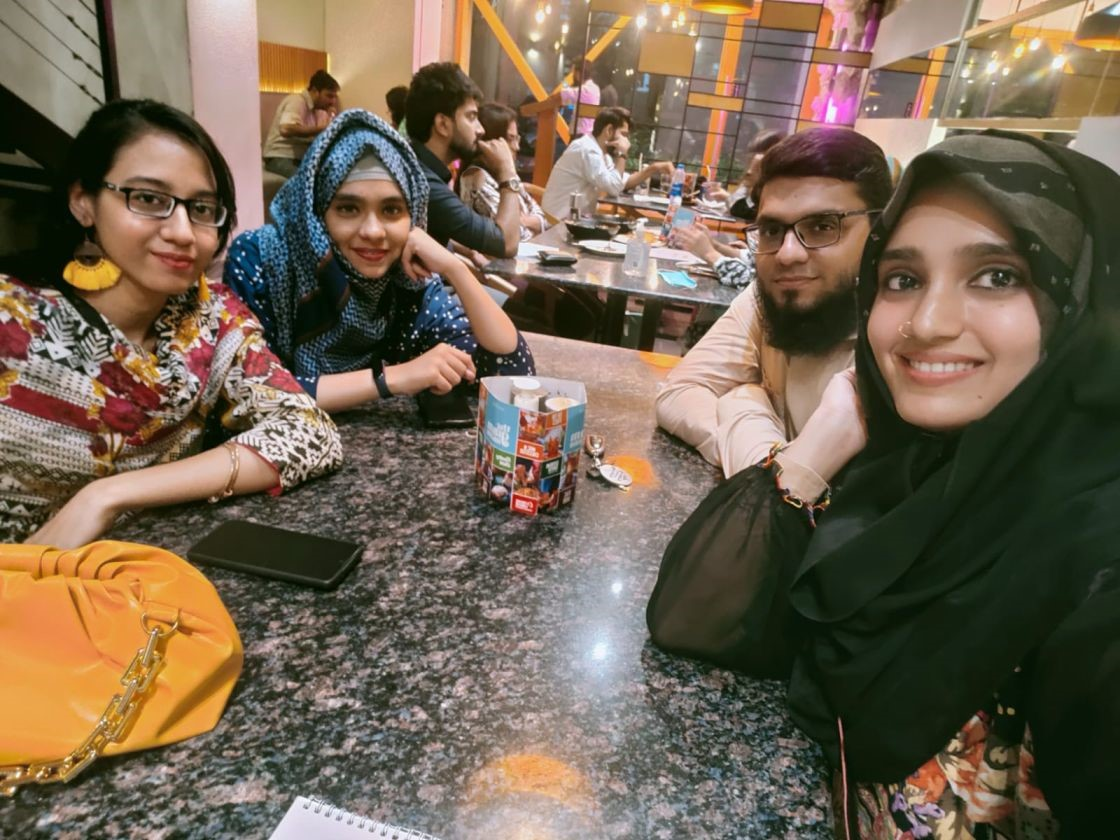
#> input picture Assignment 2 - Face Recognition/Images/IMG-20220601-WA0022.jpg, 1120 x 840 px
$ python faceDetection.py
#> lines starting #> are read from the running program, lines starting #| are printed output that depends on the picture
import cv2
import os

#load image
image = cv2.imread('./Images/IMG-20220601-WA0022.jpg')
#> image is the input picture: shape (840, 1120, 3); mean B, G, R 81.7, 100.3, 115.8

#load face detection model
face_cascade = cv2.CascadeClassifier(cv2.data.haarcascades + 'haarcascade_frontalface_default.xml')

#face detection
gray = cv2.cvtColor(image, cv2.COLOR_BGR2GRAY)
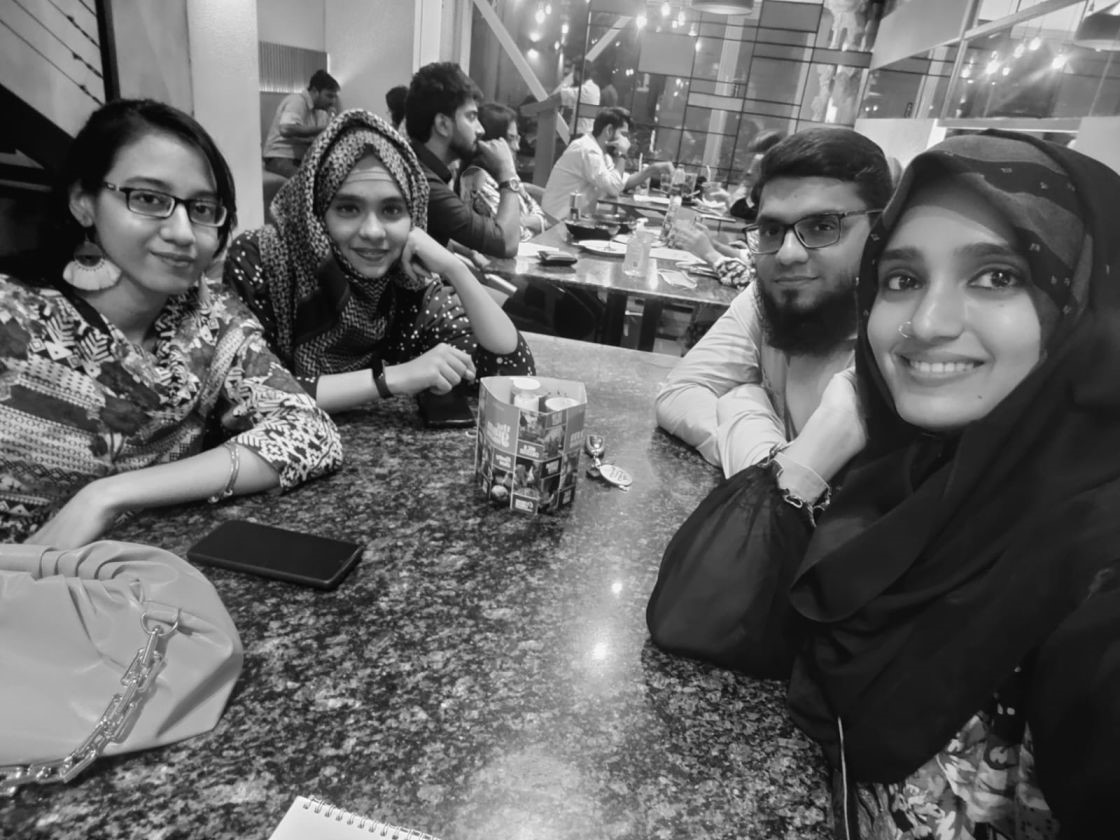
#> gray: shape (840, 1120); min 2, max 254, mean 102.8
faces = face_cascade.detectMultiScale(gray, scaleFactor=1.3, minNeighbors=5, minSize=(30, 30))
#> faces = [[314, 168, 115, 115], [721, 173, 147, 147], [85, 140, 167, 167], [836, 198, 218, 218]]

# Create a directory for saving detected faces
output_dir = 'Output/detected_faces'
os.makedirs(output_dir, exist_ok=True)

#extract saved faces
for i, (x, y, w, h) in enumerate(faces):
    face = image[y:y+h, x:x+w]
    face_filename = os.path.join(output_dir, f'face_{i}.jpg')
    cv2.imwrite(face_filename, face)
#> this loop made 4 passes
#> pass 1, `face = image[y:y+h, x:x+w]`:
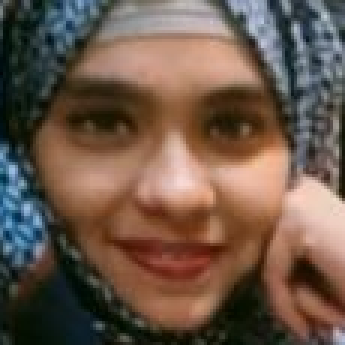
#> face: shape (115, 115, 3) (shown 3 times larger); mean B, G, R 73.4, 87, 107.4
#> pass 2, `face = image[y:y+h, x:x+w]`:
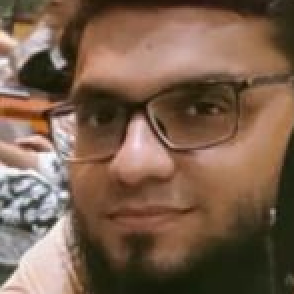
#> face: shape (147, 147, 3) (shown 2 times larger); mean B, G, R 76.9, 95.8, 122.5
#> pass 3, `face = image[y:y+h, x:x+w]`:
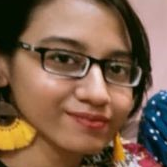
#> face: shape (167, 167, 3); mean B, G, R 76.6, 97.6, 128

print(str(len(faces)) + " faces detected and saved in folder './Output/detected_faces")
#| 4 faces detected and saved in folder './Output/detected_faces

$ run again, with Assignment 2 - Face Recognition/Images/IMG-20220327-WA0011.jpg copied over Assignment 2 - Face Recognition/Images/IMG-20220601-WA0022.jpg
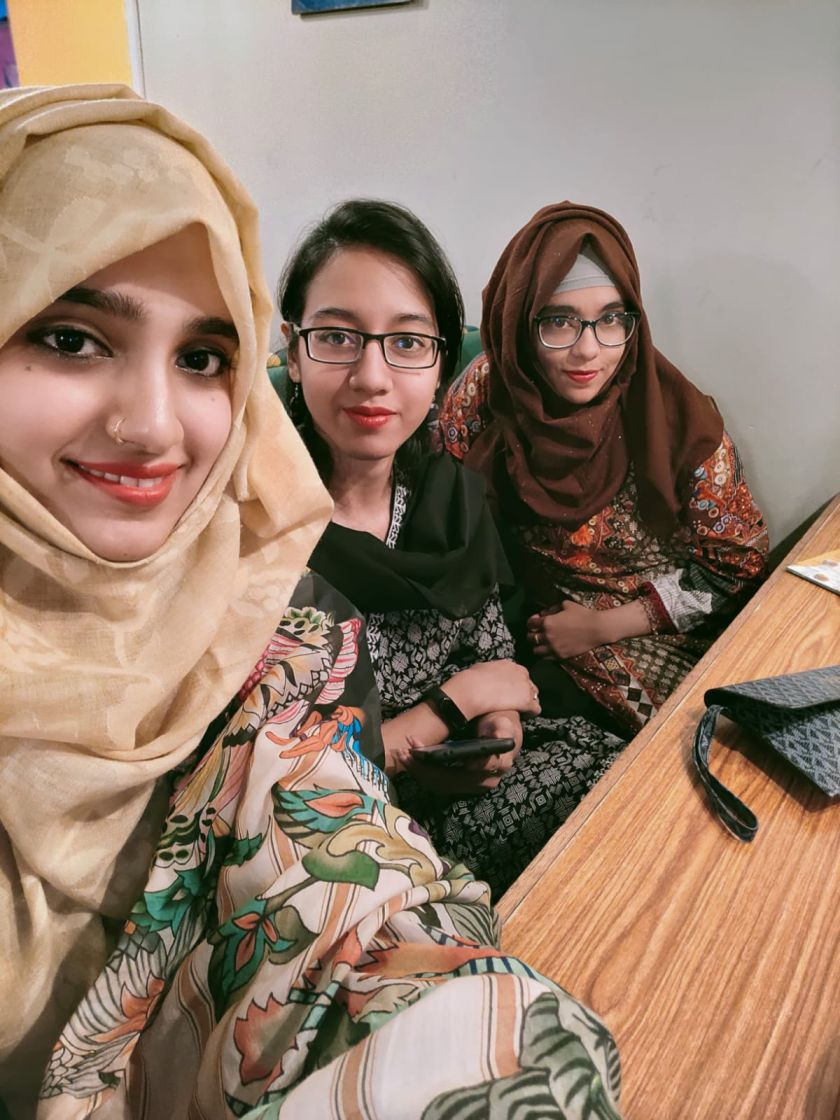
#> input picture Assignment 2 - Face Recognition/Images/IMG-20220327-WA0011.jpg, 840 x 1120 px
#> image is the input picture: shape (1120, 840, 3); mean B, G, R 109.9, 127.6, 151.4
#> `gray = cv2.cvtColor(image, cv2.COLOR_BGR2GRAY)`:
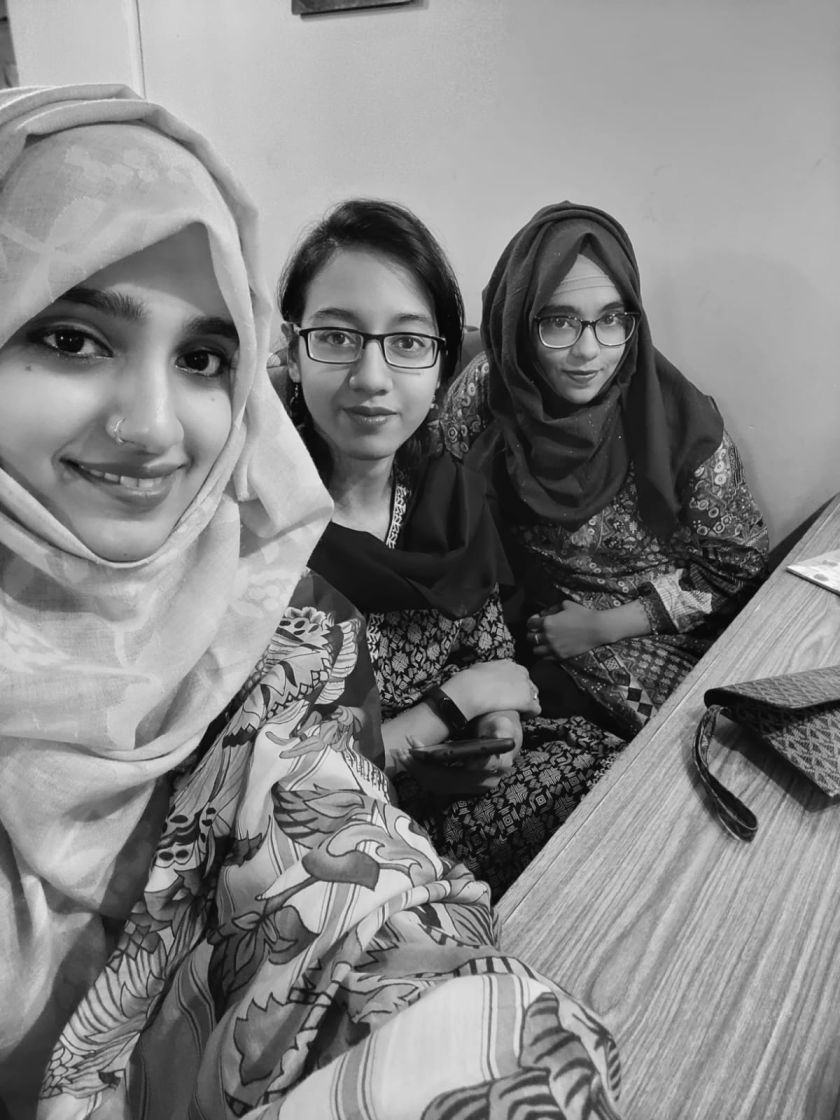
#> gray: shape (1120, 840); min 0, max 255, mean 132.7
#> faces = [[526, 278, 116, 116], [275, 268, 186, 186]]
#> the loop `for i, (x, y, w, h) in enumerate(faces):` made 2 passes
#> pass 2, `face = image[y:y+h, x:x+w]`:
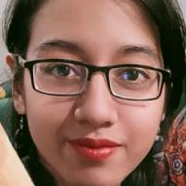
#> face: shape (186, 186, 3); mean B, G, R 85.5, 98.7, 132.3
#| 2 faces detected and saved in folder './Output/detected_faces

$ run again, with Assignment 2 - Face Recognition/Images/IMG-20220601-WA0023.jpg copied over Assignment 2 - Face Recognition/Images/IMG-20220601-WA0022.jpg
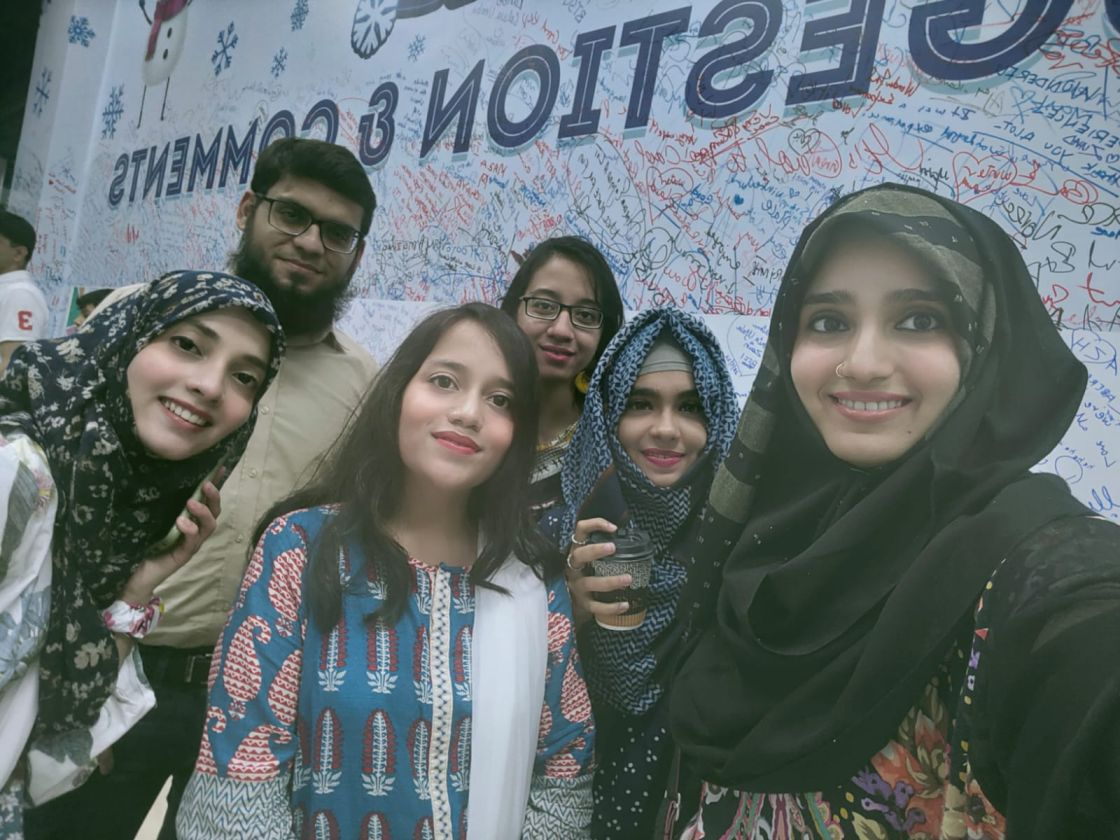
#> input picture Assignment 2 - Face Recognition/Images/IMG-20220601-WA0023.jpg, 1120 x 840 px
#> image is the input picture: shape (840, 1120, 3); mean B, G, R 111.4, 110.3, 100.4
#> faces = [[505, 266, 112, 112], [244, 172, 136, 136], [603, 363, 120, 120], [391, 329, 151, 151], [762, 240, 216, 216]]
#> the loop `for i, (x, y, w, h) in enumerate(faces):` made 5 passes
#> pass 1, `face = image[y:y+h, x:x+w]`:
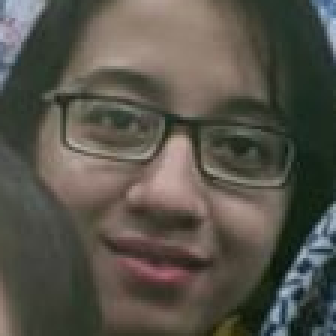
#> face: shape (112, 112, 3) (shown 3 times larger); mean B, G, R 74.5, 83.5, 86.7
#> pass 3, `face = image[y:y+h, x:x+w]`:
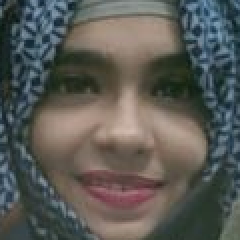
#> face: shape (120, 120, 3) (shown 2 times larger); mean B, G, R 85.6, 90.3, 90.3
#| 5 faces detected and saved in folder './Output/detected_faces

$ run again, with Assignment 2 - Face Recognition/Images/IMG-20220601-WA0026.jpg copied over Assignment 2 - Face Recognition/Images/IMG-20220601-WA0022.jpg
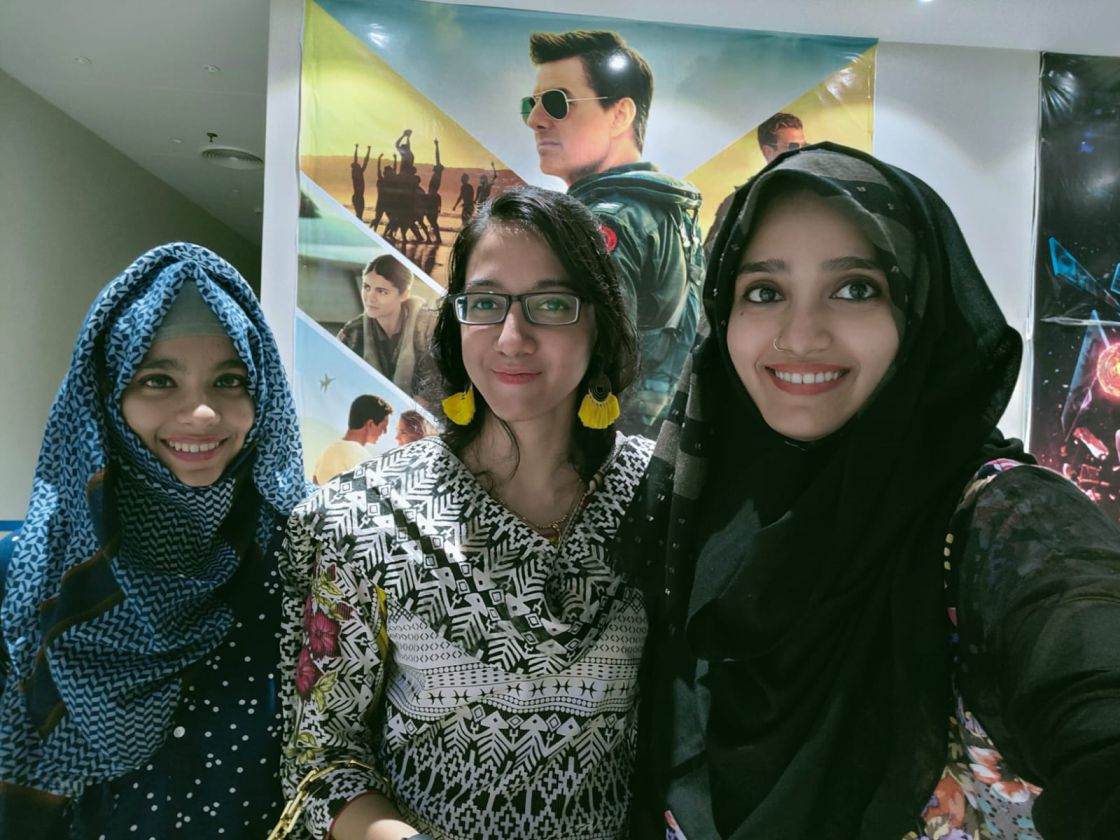
#> input picture Assignment 2 - Face Recognition/Images/IMG-20220601-WA0026.jpg, 1120 x 840 px
#> image is the input picture: shape (840, 1120, 3); mean B, G, R 82, 91.7, 81.3
#> faces = [[443, 258, 146, 146], [697, 213, 218, 218]]
#> the loop `for i, (x, y, w, h) in enumerate(faces):` made 2 passes
#> pass 1, `face = image[y:y+h, x:x+w]`:
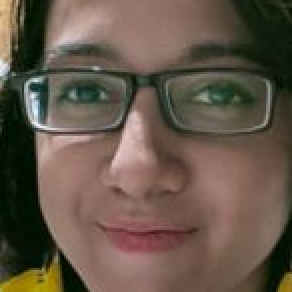
#> face: shape (146, 146, 3) (shown 2 times larger); mean B, G, R 72.5, 86.3, 101.1
#> pass 2, `face = image[y:y+h, x:x+w]`:
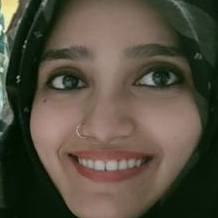
#> face: shape (218, 218, 3); mean B, G, R 63.8, 78.4, 85.3
#| 2 faces detected and saved in folder './Output/detected_faces
